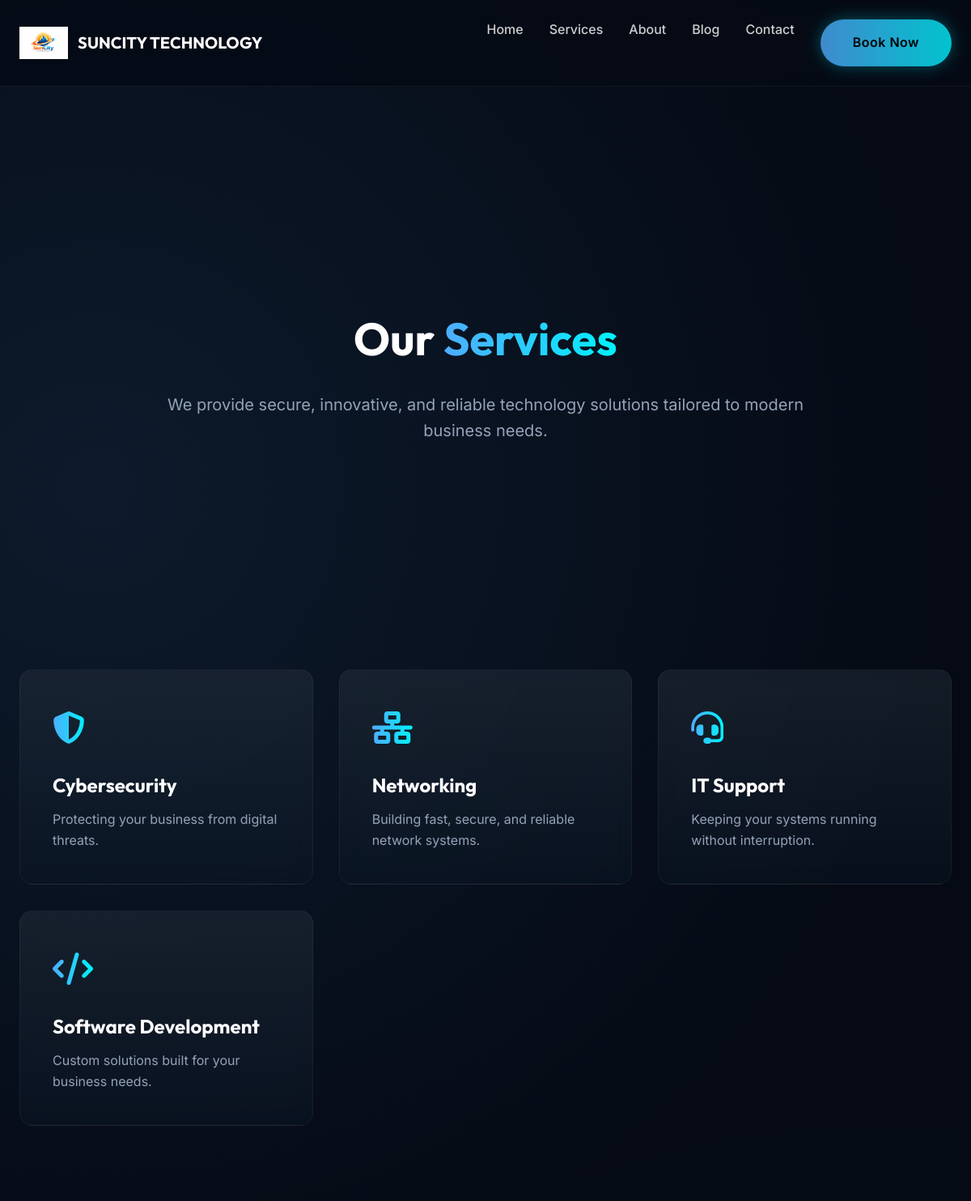
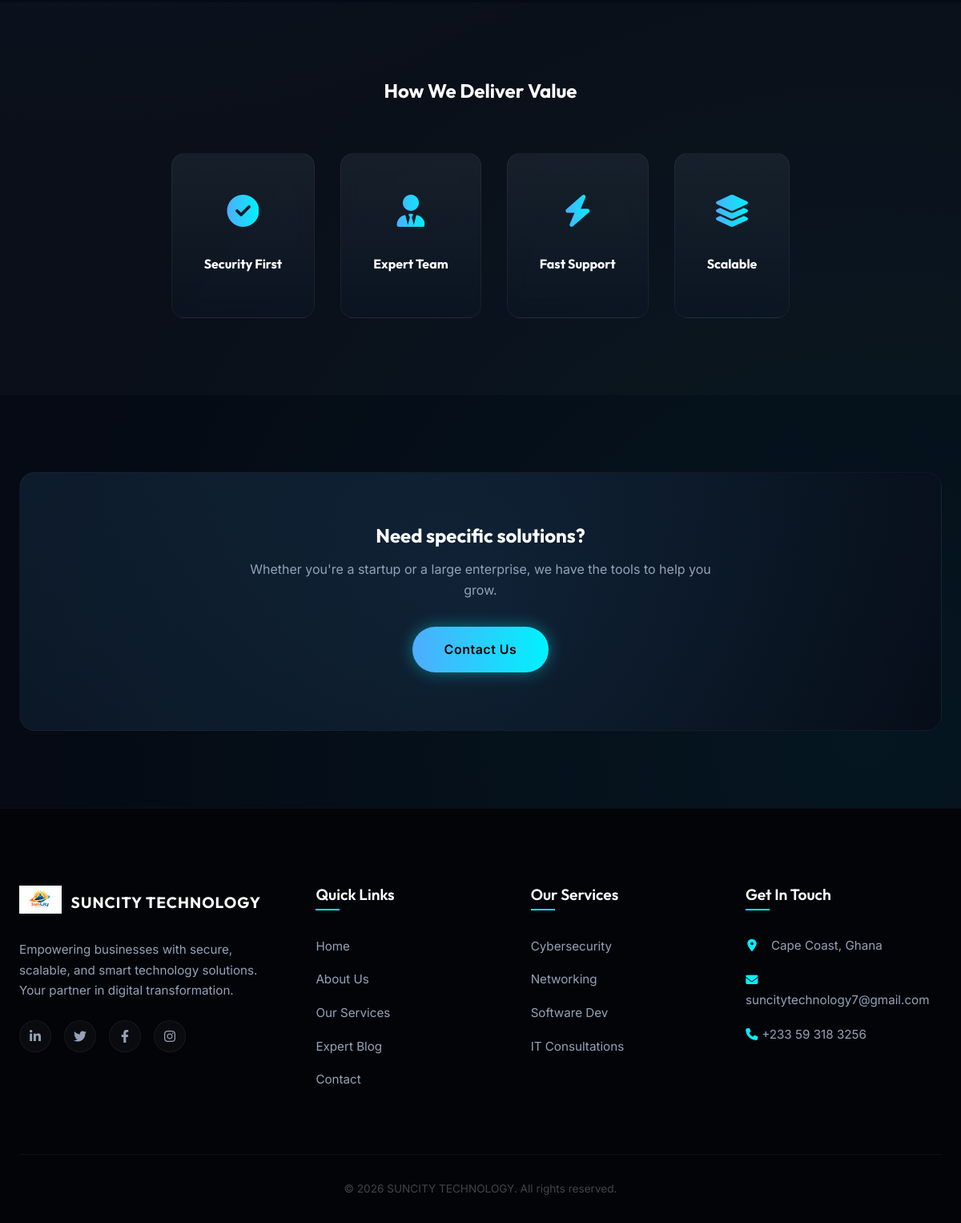
Page /services/ on the committed database (2 pictures, top to bottom).
### website/models.py (models this page shows, shortened)
class Service(models.Model):
    title = models.CharField(max_length=100)
    slug = models.SlugField(unique=True, blank=True)
    icon_class = models.CharField(max_length=50, help_text="FontAwesome class, e.g., 'fa-shield-alt'")
    tagline = models.CharField(max_length=255)
    offerings = models.TextField(help_text="Enter items separated by newlines")
    why_it_matters = models.TextField()
    target_audience = models.TextField(help_text="Enter items separated by newlines")
    order = models.IntegerField(default=0)
    is_active = models.BooleanField(default=True)
    class Meta:
        ordering = ['order', 'title']

### website/views.py (the view)
# urls.py: path('services/', views.service_list, name='service_list'),
def services(request):
    services = Service.objects.filter(is_active=True)
    return render(request, 'website/services.html', {'services': services})

### templates/website/services.html (shortened to what this page needs)
{% extends 'website/base.html' %}
{% load static %}
{% block content %}
    <section class="hero min-h-60" aria-label="Services Hero">
        <div class="container text-center">
            <h1 class="fs-1 mb-2">Our <span class="text-gradient">Services</span></h1>
            <p class="max-w-800 mx-auto fs-lg text-muted">
                We provide secure, innovative, and reliable technology solutions tailored to modern business needs.
            </p>
        </div>
    </section>
    <section class="section pt-0" aria-label="Service List">
        <div class="container">
            <div class="grid-cards">
                {% for service in services %}
                <div class="card" data-service="{{ service.slug }}">
                    <div class="card-icon text-gradient"><i class="fas {{ service.icon_class }}" aria-hidden="true"></i></div>
                    <h3>{{ service.title }}</h3>
                    <p>{{ service.tagline }}</p>
                </div>
                {% empty %}
                <div class="col-span-full text-center py-5">
                    <p class="text-muted">No services configured yet. Please add them in the admin.</p>
                </div>
                {% endfor %}
            </div>
        </div>
    </section>
    <section class="section bg-glass" aria-label="Value Proposition">
        <div class="container text-center">
            <h2 class="mb-4">How We Deliver Value</h2>
            <div class="logos opacity-100 flex-column gap-1 items-center">
                <div class="d-flex gap-2 flex-wrap justify-center">
                    <div class="card p-4 mw-300">
                        <div class="card-icon text-gradient fs-1 mb-1"><i class="fas fa-check-circle" aria-hidden="true"></i></div>
                        <h4>Security First</h4>
                    </div>
                    <div class="card p-4 mw-300">
                        <div class="card-icon text-gradient fs-1 mb-1"><i class="fas fa-user-tie" aria-hidden="true"></i></div>
                        <h4>Expert Team</h4>
                    </div>
                    <div class="card p-4 mw-300">
                        <div class="card-icon text-gradient fs-1 mb-1"><i class="fas fa-bolt" aria-hidden="true"></i></div>
                        <h4>Fast Support</h4>
                    </div>
                    <div class="card p-4 mw-300">
                        <div class="card-icon text-gradient fs-1 mb-1"><i class="fas fa-layer-group" aria-hidden="true"></i></div>
                        <h4>Scalable</h4>
                    </div>
                </div>
            </div>
        </div>
    </section>
    <section class="section">
        <div class="container">
            <div class="cta-box">
                <div class="cta-content">
                    <h2>Need specific solutions?</h2>
                    <p class="mb-2 max-w-600 mx-auto text-muted">
                        Whether you're a startup or a large enterprise, we have the tools to help you grow.
                    </p>
                    <a href="{% url 'contact' %}" class="btn btn-primary">Contact Us</a>
                </div>
            </div>
        </div>
    </section>
{% endblock %}

### static/css/style.css (style rules this page uses)
:root { --primary: #00f2fe; --primary-dark: #4facfe; --accent: #ff0055; --accent-glow: rgba(255, 0, 85, 0.5); --bg-dark: #050a14; --bg-lighter: #0d1b2a; --bg-card: rgba(13, 27, 42, 0.4); --bg-card-hover: rgba(20, 40, 60, 0.6); --text-main: #ffffff; --text-muted: #94a3b8; --gradient-main: linear-gradient(135deg, #0d1b2a 0%, #050a14 100%); --gradient-glow: linear-gradient(90deg, #4facfe 0%, #00f2fe 100%); --gradient-card: linear-gradient(180deg, rgba(255, 255, 255, 0.05) 0%, rgba(255, 255, 255, 0) 100%); --shadow-card: 0 8px 32px 0 rgba(0, 0, 0, 0.37); --border-glass: 1px solid rgba(255, 255, 255, 0.05); --transition: all 0.3s cubic-bezier(0.4, 0, 0.2, 1); }
* { margin: 0; padding: 0; box-sizing: border-box; scroll-behavior: smooth; }
body { font-family: 'Inter', sans-serif; background: var(--bg-dark); color: var(--text-main); line-height: 1.6; overflow-x: hidden; background-image: radial-gradient(circle at 10% 20%, rgba(79, 172, 254, 0.1) 0%, transparent 40%), radial-gradient(circle at 90% 80%, rgba(0, 242, 254, 0.05) 0%, transparent 40%); }
h1, h2, h3, h4, h5, h6 { font-family: 'Outfit', sans-serif; color: var(--text-main); margin-bottom: 1rem; line-height: 1.2; }
a { text-decoration: none; color: inherit; transition: var(--transition); }
.container { max-width: 1280px; margin: 0 auto; padding: 0 2rem; }
.section { padding: 6rem 0; position: relative; }
.text-gradient { background: var(--gradient-glow); -webkit-background-clip: text; -webkit-text-fill-color: transparent; background-clip: text; }
.text-center { text-align: center; }
.mb-1 { margin-bottom: 1rem; }
.mb-2 { margin-bottom: 2rem; }
.mb-4 { margin-bottom: 4rem; }
.pt-0 { padding-top: 0 !important; }
.bg-glass { background: rgba(255,255,255,0.02); }
.min-h-60 { min-height: 60vh; }
.mx-auto { margin-right: auto; margin-left: auto; }
.max-w-600 { max-width: 600px; }
.max-w-800 { max-width: 800px; }
.fs-lg { font-size: 1.25rem; }
.fs-1 { font-size: 3.5rem; }
.text-muted { color: var(--text-muted); }
.btn { display: inline-block; padding: 1rem 2.5rem; border-radius: 50px; font-weight: 600; letter-spacing: 0.5px; position: relative; overflow: hidden; z-index: 1; cursor: pointer; font-size: 1rem; }
.btn-primary { background: var(--gradient-glow); color: #000; box-shadow: 0 0 20px rgba(0, 242, 254, 0.4); border: none; }
.p-4 { padding: 1.5rem; }
.gap-1 { gap: 1rem; }
.gap-2 { gap: 2rem; }
.mw-300 { max-width: 300px; }
.opacity-100 { opacity: 1 !important; }
.d-flex { display: flex; }
.flex-column { flex-direction: column; }
.items-center { align-items: center; }
.justify-center { justify-content: center; }
.flex-wrap { flex-wrap: wrap; }
.hero { display: flex; align-items: center; min-height: 90vh; padding: 4rem 0; position: relative; overflow: hidden; }
.logos { display: flex; justify-content: center; gap: 4rem; flex-wrap: wrap; opacity: 0.6; }
.grid-cards { display: grid; grid-template-columns: repeat(auto-fit, minmax(280px, 1fr)); gap: 2rem; }
.card { background: var(--bg-card); backdrop-filter: blur(12px); border: var(--border-glass); padding: 2.5rem; border-radius: 16px; transition: var(--transition); position: relative; overflow: hidden; background-image: var(--gradient-card); }
.card::before { content: ''; position: absolute; top: 0; left: 0; width: 100%; height: 4px; background: var(--gradient-glow); opacity: 0; transition: var(--transition); }
.card-icon { font-size: 2.5rem; margin-bottom: 1.5rem; display: inline-block; }
.card h3 { font-size: 1.5rem; margin-bottom: 1rem; }
.card p { color: var(--text-muted); font-size: 1rem; }
.cta-box { background: linear-gradient(135deg, rgba(13, 27, 42, 0.9) 0%, rgba(5, 10, 20, 0.95) 100%); border: var(--border-glass); padding: 4rem; border-radius: 20px; text-align: center; position: relative; overflow: hidden; }
.cta-box::before { content: ''; position: absolute; top: -50%; left: -50%; width: 200%; height: 200%; background: radial-gradient(circle, rgba(79, 172, 254, 0.1) 0%, transparent 60%); z-index: 0; pointer-events: none; }
.cta-content { position: relative; z-index: 1; }
@media (max-width: 1200px) { .container { padding: 0 1.5rem; } }

### rows in the picture
Service: title "Cybersecurity", tagline "Protecting your business from digital threats."
Service: title "Networking", tagline "Building fast, secure, and reliable network systems."
Service: title "IT Support", tagline "Keeping your systems running without interruption."
Service: title "Software Development", tagline "Custom solutions built for your business needs."
